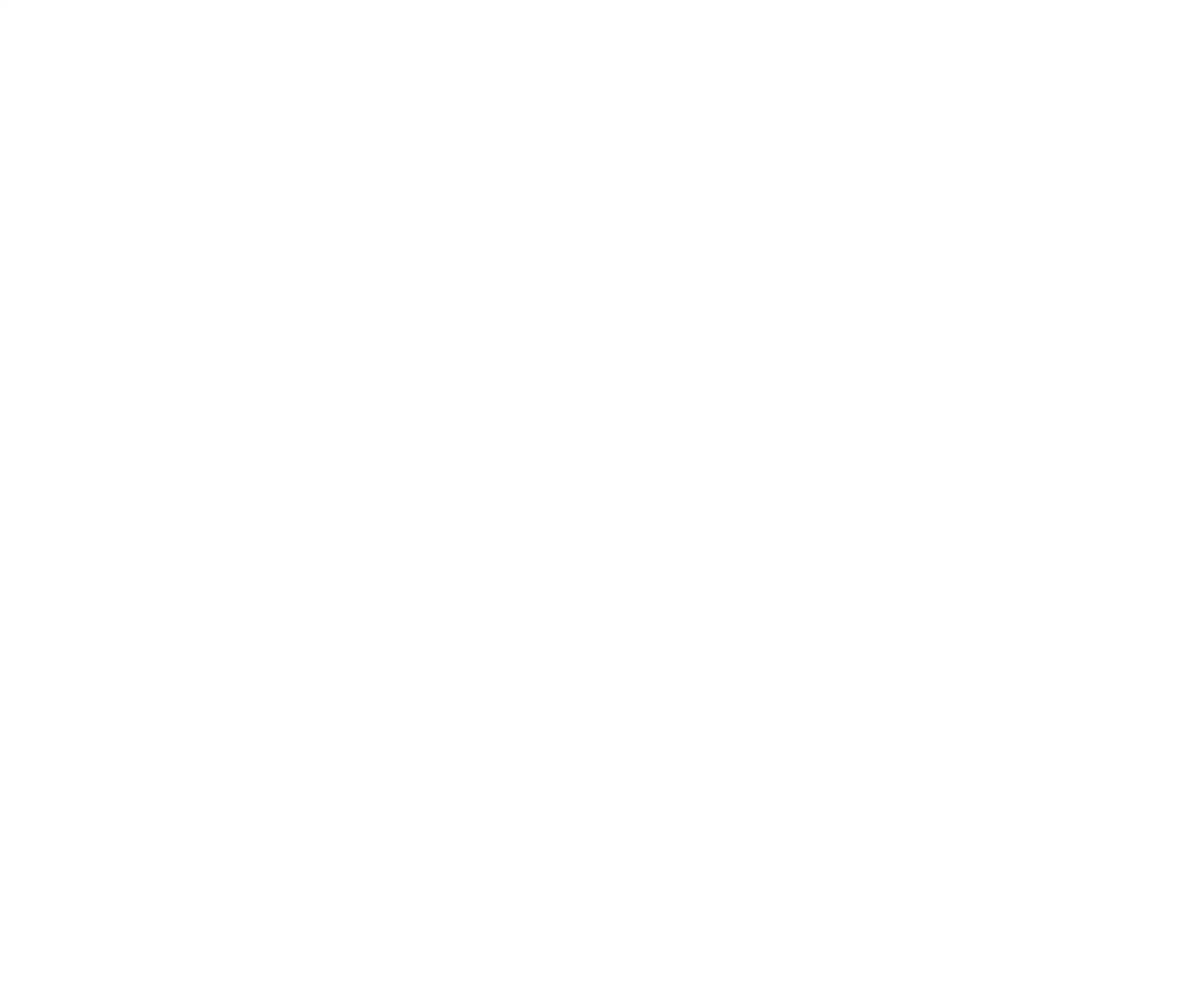
Frame 1 (no input)
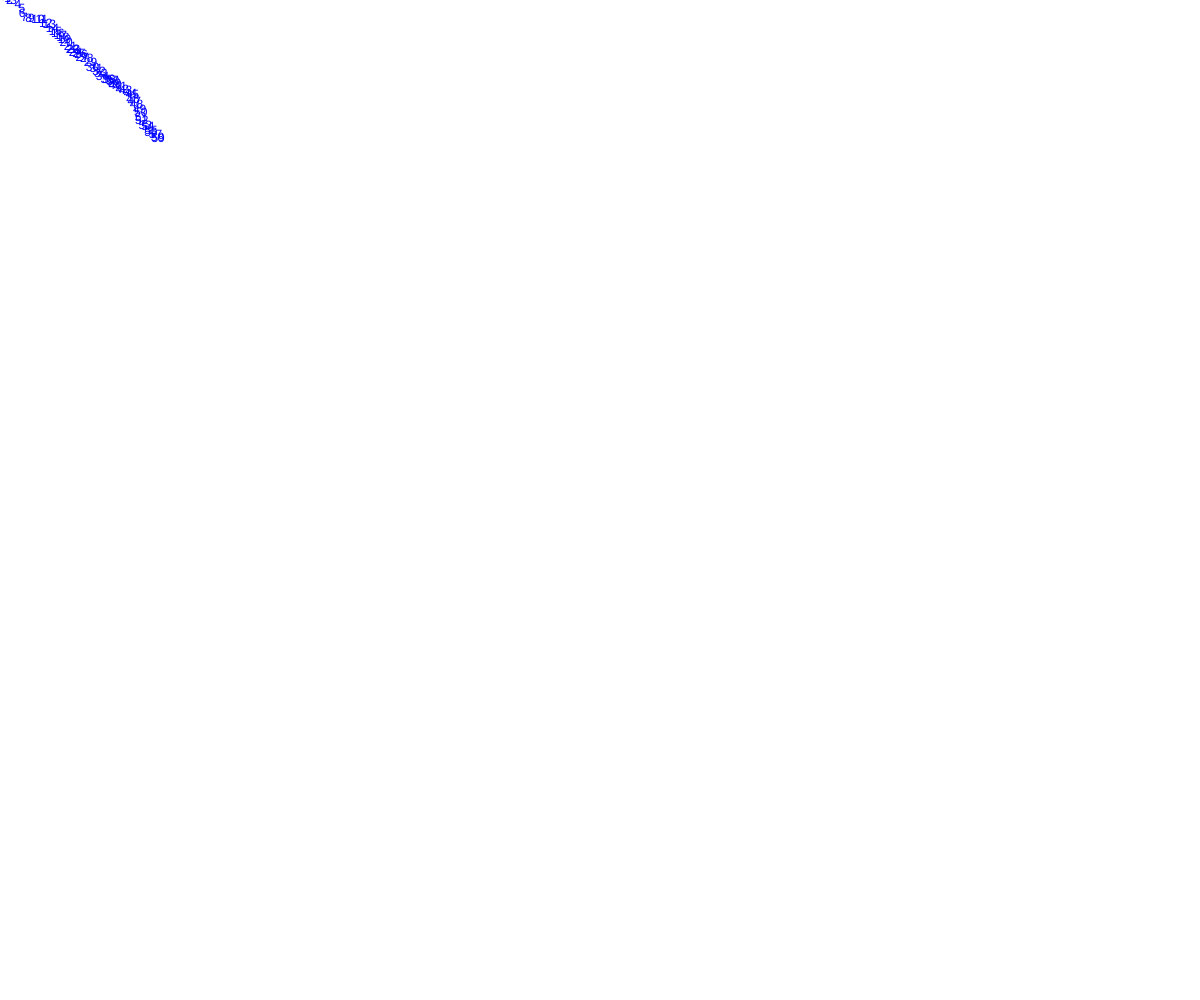
Frame 60 (no input)
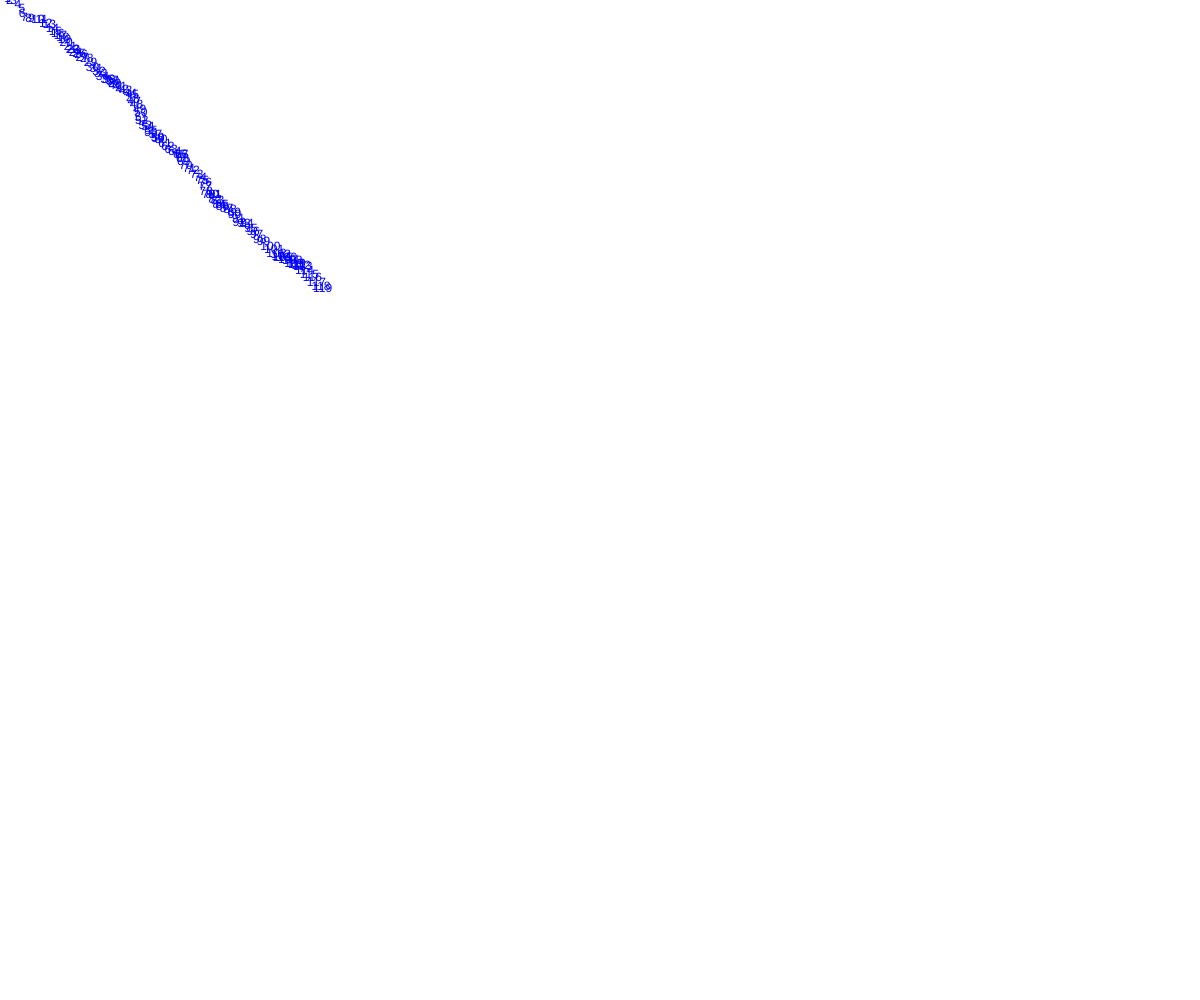
Frame 120 (the mouse pressed at the canvas centre since frame 60)

The p5.js sketch that drew these frames (run headless with seeded random() and noise() and a simulated clock; from frame 60 on, the mouse is pressed at the canvas centre):

// p5.js sketch
// ── sketch.js
let circles = [];
let i = 0;
let x = 0;
let y = 0;

function setup() {
  createCanvas(windowWidth, windowHeight);
  noStroke();
  frameRate(100);
  
  // Create 10,000 circles
  for (let i = 0; i < 1000000; i++) {
    circles.push({
      x: random(width),
      y: random(height),
      size: random(10),
      color: color(random(100,255), random(255), random(255)),
      noiseOffsetX: random(1000),
      noiseOffsetY: random(1000)
    });
  }
}

function draw() {

    let circle = circles[i];
    

    // Draw the circle
    fill('blue');
    text(i, x, y);
    

    if (i <= circles.length) {
        i += 1;
    }

    if (x <= width) {
        x += random(5);
    } else {
        x = 0;
    }

    if (y <= height) {
        y += random(5);
    } else {
        y = 0;
    }
  
}
